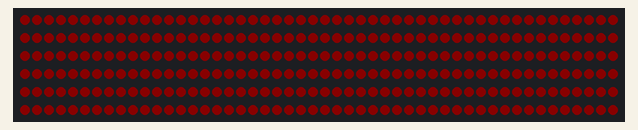
This sketch was run on a simulated Arduino Uno, built with avr-gcc and run on an emulated ATmega328P. Parts: 300 RGB LEDs in strip order, left to right, continuing on the next row. Dim RGB values are drawn brighter than linear.

Above: at 0.14 s.

The sketch:

police.ino
```cpp
#include <Adafruit_NeoPixel.h>

#define PIN 6
Adafruit_NeoPixel strip = Adafruit_NeoPixel(300, PIN, NEO_GRB + NEO_KHZ800);
void setup() {
  strip.begin();
  strip.show();
  strip.setBrightness(10);
}

void loop() {
 int i = 0;
  for (i = 0; i < 300; i++) {
    strip.setPixelColor(i, strip.Color(255, 0, 0));
  }

 strip.show();
  delay(200);

   for (i = 0; i < 300; i++) {
    strip.setPixelColor(i, strip.Color(0, 0, 255));
  }

 strip.show();
  delay(200);
}
```
